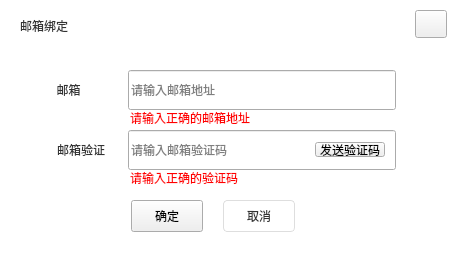
<?xml version="1.0" encoding="UTF-8"?>
<ui version="4.0">
 <class>BindEmailWidget</class>
 <widget class="QWidget" name="BindEmailWidget">
  <property name="geometry">
   <rect>
    <x>0</x>
    <y>0</y>
    <width>454</width>
    <height>254</height>
   </rect>
  </property>
  <property name="sizePolicy">
   <sizepolicy hsizetype="Fixed" vsizetype="Fixed">
    <horstretch>0</horstretch>
    <verstretch>0</verstretch>
   </sizepolicy>
  </property>
  <property name="minimumSize">
   <size>
    <width>454</width>
    <height>254</height>
   </size>
  </property>
  <property name="maximumSize">
   <size>
    <width>454</width>
    <height>254</height>
   </size>
  </property>
  <property name="windowTitle">
   <string>BindEmailWidget</string>
  </property>
  <property name="styleSheet">
   <string notr="true">QWidget#BindEmailWidget{background-color: rgb(255, 255, 255);border-radius:8px;}</string>
  </property>
  <widget class="QLabel" name="label_9">
   <property name="geometry">
    <rect>
     <x>130</x>
     <y>170</y>
     <width>141</width>
     <height>15</height>
    </rect>
   </property>
   <property name="sizePolicy">
    <sizepolicy hsizetype="Preferred" vsizetype="Fixed">
     <horstretch>0</horstretch>
     <verstretch>0</verstretch>
    </sizepolicy>
   </property>
   <property name="minimumSize">
    <size>
     <width>0</width>
     <height>15</height>
    </size>
   </property>
   <property name="maximumSize">
    <size>
     <width>16777215</width>
     <height>15</height>
    </size>
   </property>
   <property name="styleSheet">
    <string notr="true">font: 12px &quot;微软雅黑&quot;;
color: #ff0000;
border-bottom:0px;</string>
   </property>
   <property name="text">
    <string>请输入正确的验证码</string>
   </property>
  </widget>
  <widget class="QLabel" name="label_5">
   <property name="geometry">
    <rect>
     <x>51</x>
     <y>141</y>
     <width>60</width>
     <height>18</height>
    </rect>
   </property>
   <property name="sizePolicy">
    <sizepolicy hsizetype="Fixed" vsizetype="Fixed">
     <horstretch>0</horstretch>
     <verstretch>0</verstretch>
    </sizepolicy>
   </property>
   <property name="minimumSize">
    <size>
     <width>60</width>
     <height>18</height>
    </size>
   </property>
   <property name="maximumSize">
    <size>
     <width>60</width>
     <height>18</height>
    </size>
   </property>
   <property name="styleSheet">
    <string notr="true">font: 14px &quot;微软雅黑&quot;;
color:#333333;
border-bottom:0px;</string>
   </property>
   <property name="text">
    <string>邮箱验证</string>
   </property>
   <property name="textFormat">
    <enum>Qt::AutoText</enum>
   </property>
   <property name="alignment">
    <set>Qt::AlignCenter</set>
   </property>
  </widget>
  <widget class="QLineEdit" name="lineEditEmail">
   <property name="geometry">
    <rect>
     <x>128</x>
     <y>70</y>
     <width>268</width>
     <height>40</height>
    </rect>
   </property>
   <property name="sizePolicy">
    <sizepolicy hsizetype="Fixed" vsizetype="Fixed">
     <horstretch>0</horstretch>
     <verstretch>0</verstretch>
    </sizepolicy>
   </property>
   <property name="minimumSize">
    <size>
     <width>268</width>
     <height>40</height>
    </size>
   </property>
   <property name="maximumSize">
    <size>
     <width>268</width>
     <height>40</height>
    </size>
   </property>
   <property name="styleSheet">
    <string notr="true">QLineEdit{border-radius:4px;color:rgba(51,51,51,1);border:1px solid rgb(222,222,222);font:14px 'Microsoft Yahei';padding-left:10px;}
QLineEdit:laceholder{color:rgba(51,51,51,1);}QLineEdit:focus{border:1px solid rgba(30,140,238,1);}
QLineEdit:disabled{background-color: rgb(247,248, 250);};</string>
   </property>
   <property name="text">
    <string/>
   </property>
   <property name="placeholderText">
    <string>请输入邮箱地址</string>
   </property>
  </widget>
  <widget class="QPushButton" name="okButton">
   <property name="geometry">
    <rect>
     <x>131</x>
     <y>200</y>
     <width>72</width>
     <height>32</height>
    </rect>
   </property>
   <property name="sizePolicy">
    <sizepolicy hsizetype="Fixed" vsizetype="Fixed">
     <horstretch>0</horstretch>
     <verstretch>0</verstretch>
    </sizepolicy>
   </property>
   <property name="minimumSize">
    <size>
     <width>72</width>
     <height>32</height>
    </size>
   </property>
   <property name="maximumSize">
    <size>
     <width>72</width>
     <height>32</height>
    </size>
   </property>
   <property name="styleSheet">
    <string notr="true">QPushButton{background-color:qlineargradient(spread:pad, x1:0, y1:0, x2:1, y2:0, stop:0 rgba(2, 164, 253, 1), stop:1 rgba(31, 139, 237, 1));border-radius:4px;font: 14px &quot;微软雅黑&quot;;color:rgba(255, 255, 255, 1);}
			QPushButton:hover,pressed{ background-color: qlineargradient(spread:pad, x1:0, y1:0, x2:0, y2:1, stop:0 rgba(40, 178, 253, 1),stop:1 rgba(64, 156, 240, 1));
		  border-radius:4px;font: 14px &quot;微软雅黑&quot;;color:rgba(255, 255, 255, 1);}
QPushButton:disabled{ background-color:rgba(200,200,200,1);border-radius:4px;};</string>
   </property>
   <property name="text">
    <string>确定</string>
   </property>
  </widget>
  <widget class="QLineEdit" name="lineEditEmailCode">
   <property name="geometry">
    <rect>
     <x>128</x>
     <y>130</y>
     <width>268</width>
     <height>40</height>
    </rect>
   </property>
   <property name="sizePolicy">
    <sizepolicy hsizetype="Fixed" vsizetype="Fixed">
     <horstretch>0</horstretch>
     <verstretch>0</verstretch>
    </sizepolicy>
   </property>
   <property name="minimumSize">
    <size>
     <width>268</width>
     <height>40</height>
    </size>
   </property>
   <property name="maximumSize">
    <size>
     <width>268</width>
     <height>40</height>
    </size>
   </property>
   <property name="styleSheet">
    <string notr="true">QLineEdit{border-radius:4px;color:rgba(51,51,51,1);border:1px solid rgb(222,222,222);font:14px 'Microsoft Yahei';padding-left:10px;}
QLineEdit:laceholder{color:rgba(51,51,51,1);}QLineEdit:focus{border:1px solid rgba(30,140,238,1);}
QLineEdit:disabled{background-color: rgb(247,248, 250);};</string>
   </property>
   <property name="placeholderText">
    <string>请输入邮箱验证码</string>
   </property>
  </widget>
  <widget class="QPushButton" name="cancelButton">
   <property name="geometry">
    <rect>
     <x>223</x>
     <y>200</y>
     <width>72</width>
     <height>32</height>
    </rect>
   </property>
   <property name="sizePolicy">
    <sizepolicy hsizetype="Fixed" vsizetype="Fixed">
     <horstretch>0</horstretch>
     <verstretch>0</verstretch>
    </sizepolicy>
   </property>
   <property name="minimumSize">
    <size>
     <width>72</width>
     <height>32</height>
    </size>
   </property>
   <property name="maximumSize">
    <size>
     <width>72</width>
     <height>32</height>
    </size>
   </property>
   <property name="styleSheet">
    <string notr="true">QPushButton{background-color:#FFFFFF;border-radius:4px;font:14px &quot;微软雅黑&quot;;color:#333333;border:1px solid #DEDEDE;}
QPushButton:hover,pressed{background-color:#F4F4F4;border-radius:4px;font:14px &quot;微软雅黑&quot;;color:#333333;}</string>
   </property>
   <property name="text">
    <string>取消</string>
   </property>
  </widget>
  <widget class="QPushButton" name="closeButton">
   <property name="geometry">
    <rect>
     <x>415</x>
     <y>10</y>
     <width>32</width>
     <height>28</height>
    </rect>
   </property>
   <property name="sizePolicy">
    <sizepolicy hsizetype="Fixed" vsizetype="Fixed">
     <horstretch>0</horstretch>
     <verstretch>0</verstretch>
    </sizepolicy>
   </property>
   <property name="minimumSize">
    <size>
     <width>32</width>
     <height>28</height>
    </size>
   </property>
   <property name="maximumSize">
    <size>
     <width>32</width>
     <height>28</height>
    </size>
   </property>
   <property name="styleSheet">
    <string notr="true">QPushButton{border-image: url(:/EntCenterWidget/image/close.png);}
QPushButton:hover,pressed{border-image: url(:/EntCenterWidget/image/close_sel.png);};</string>
   </property>
   <property name="text">
    <string/>
   </property>
  </widget>
  <widget class="QLabel" name="label_2">
   <property name="geometry">
    <rect>
     <x>51</x>
     <y>81</y>
     <width>35</width>
     <height>18</height>
    </rect>
   </property>
   <property name="sizePolicy">
    <sizepolicy hsizetype="Fixed" vsizetype="Fixed">
     <horstretch>0</horstretch>
     <verstretch>0</verstretch>
    </sizepolicy>
   </property>
   <property name="minimumSize">
    <size>
     <width>35</width>
     <height>18</height>
    </size>
   </property>
   <property name="maximumSize">
    <size>
     <width>35</width>
     <height>18</height>
    </size>
   </property>
   <property name="styleSheet">
    <string notr="true">font: 14px &quot;微软雅黑&quot;;
color:#333333;
border-bottom:0px;</string>
   </property>
   <property name="text">
    <string>邮箱</string>
   </property>
   <property name="textFormat">
    <enum>Qt::AutoText</enum>
   </property>
   <property name="alignment">
    <set>Qt::AlignCenter</set>
   </property>
  </widget>
  <widget class="QLabel" name="label">
   <property name="geometry">
    <rect>
     <x>20</x>
     <y>19</y>
     <width>90</width>
     <height>14</height>
    </rect>
   </property>
   <property name="sizePolicy">
    <sizepolicy hsizetype="Fixed" vsizetype="Fixed">
     <horstretch>0</horstretch>
     <verstretch>0</verstretch>
    </sizepolicy>
   </property>
   <property name="minimumSize">
    <size>
     <width>90</width>
     <height>14</height>
    </size>
   </property>
   <property name="maximumSize">
    <size>
     <width>90</width>
     <height>14</height>
    </size>
   </property>
   <property name="styleSheet">
    <string notr="true">font: 14px &quot;微软雅黑&quot;;
color: rgb(51, 51, 51);
border-bottom:0px;</string>
   </property>
   <property name="text">
    <string>邮箱绑定</string>
   </property>
  </widget>
  <widget class="QLabel" name="label_6">
   <property name="geometry">
    <rect>
     <x>130</x>
     <y>110</y>
     <width>131</width>
     <height>15</height>
    </rect>
   </property>
   <property name="sizePolicy">
    <sizepolicy hsizetype="Preferred" vsizetype="Fixed">
     <horstretch>0</horstretch>
     <verstretch>0</verstretch>
    </sizepolicy>
   </property>
   <property name="minimumSize">
    <size>
     <width>0</width>
     <height>15</height>
    </size>
   </property>
   <property name="maximumSize">
    <size>
     <width>16777215</width>
     <height>15</height>
    </size>
   </property>
   <property name="styleSheet">
    <string notr="true">font: 12px &quot;微软雅黑&quot;;
color: #ff0000;
border-bottom:0px;</string>
   </property>
   <property name="text">
    <string>请输入正确的邮箱地址</string>
   </property>
  </widget>
  <widget class="QPushButton" name="sendCodeButton">
   <property name="geometry">
    <rect>
     <x>315</x>
     <y>142</y>
     <width>70</width>
     <height>15</height>
    </rect>
   </property>
   <property name="sizePolicy">
    <sizepolicy hsizetype="Fixed" vsizetype="Fixed">
     <horstretch>0</horstretch>
     <verstretch>0</verstretch>
    </sizepolicy>
   </property>
   <property name="minimumSize">
    <size>
     <width>70</width>
     <height>15</height>
    </size>
   </property>
   <property name="maximumSize">
    <size>
     <width>70</width>
     <height>15</height>
    </size>
   </property>
   <property name="styleSheet">
    <string notr="true">QPushButton{background-color:#FFFFFF;border-radius:4px;font:14px &quot;微软雅黑&quot;;color:#1E8BED;}
QPushButton:hover,pressed{background-color:#FFFFFF;border-radius:4px;font:14px &quot;微软雅黑&quot;;color:rgba(64, 156, 240, 1);}
QPushButton:disabled{ background-color:#FFFFFF;color:#666666};</string>
   </property>
   <property name="text">
    <string>发送验证码</string>
   </property>
  </widget>
 </widget>
 <layoutdefault spacing="6" margin="11"/>
 <resources>
  <include location="EntCenterWidget.qrc"/>
 </resources>
 <connections/>
</ui>
